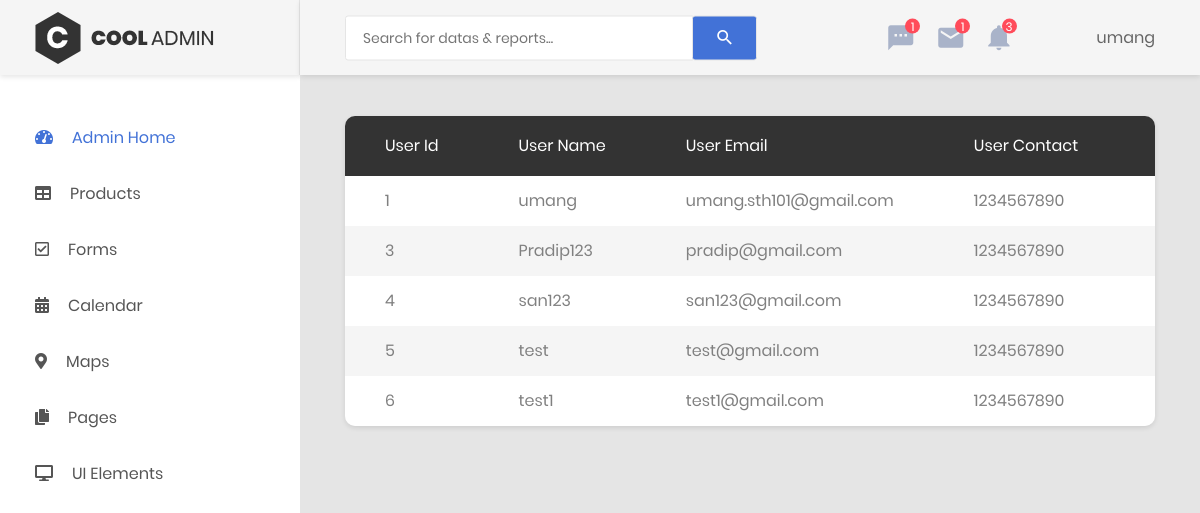
/CoolAdmin-master/users.php (signed in), run on the app's committed database.
### tables this page shows
CREATE TABLE `users` (
  `UserId` int(11) NOT NULL,
  `UserName` varchar(200) NOT NULL,
  `UserEmail` varchar(200) NOT NULL,
  `UserAddress` varchar(200) NOT NULL,
  `UserPhone` int(11) NOT NULL,
  `UserPassword` varchar(200) NOT NULL,
  `userType` varchar(25) NOT NULL DEFAULT 'customer'
);

### CoolAdmin-master/users.php (the view, shortened to what this page needs)
<?php
    include 'header.php';
?>
            <div class="main-content">
                <div class="section__content section__content--p30">
                    <div class="container-fluid">
                        <div class="row">
                            <div class="col-lg-12">
                                <div class="table-responsive table--no-card m-b-30">
                                    <table class="table table-borderless table-striped table-earning" >
                                        <thead>
                                            <tr>
                                                <th>User Id</th>
                                                <th>User Name</th>
                                                <th>User Email</th>
                                                <th>User Contact</th>
                                                <th>Delete</th>
                                            </tr>
                                        </thead>
                                        <tbody>
                                            <?php
                                            include "../includes/dbh.inc.php";
                                                $sql = 'SELECT * FROM users ORDER by UserId ASC';
                                                $result=mysqli_query($conn, $sql);
                                                while($row=mysqli_fetch_array($result)){
                                                    echo '<tr>
                                                    <td>'.$row["UserId"].'</td>
                                                    <td>'.$row["UserName"].'</td>
                                                    <td>'.$row["UserEmail"].'</td>
                                                    <td>'.$row["UserPhone"].'</td>
                                                    <td> <button><a href="users.php?delete&idUser='.$row["UserId"].'">Delete </a></button></td>
                                                    </tr>';
                                                }
                                            ?>
                                        </tbody>
                                    </table>
                                </div>
                            </div>
    <?php
        include 'footer.php';
    ?>

### data on the page
users: UserId "1", UserName "umang", UserEmail "umang.sth101@gmail.com", UserPhone "1234567890"
users: UserId "3", UserName "Pradip123", UserEmail "pradip@gmail.com", UserPhone "1234567890"
users: UserId "4", UserName "san123", UserEmail "san123@gmail.com", UserPhone "1234567890"
users: UserId "5", UserName "test", UserEmail "test@gmail.com", UserPhone "1234567890"
users: UserId "6", UserName "test1", UserEmail "test1@gmail.com", UserPhone "1234567890"

### other printed values
$user "umang"
